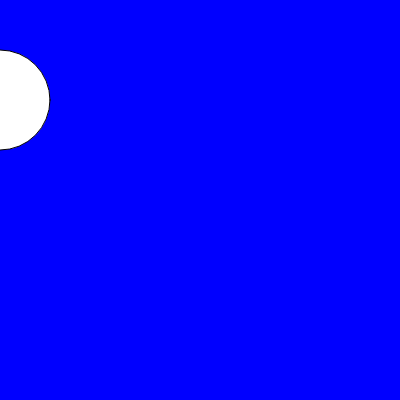
Frame 1 (no input)
Frame 60 (no input): blank canvas, image omitted
Frame 120 (the mouse pressed at the canvas centre since frame 60): blank canvas, image omitted

The p5.js sketch that drew this single still picture (run headless with seeded random() and noise() and a simulated clock; from frame 60 on, the mouse is pressed at the canvas centre):

// p5.js sketch
// ── sketch.js
var x = 0

function setup() {
  // put setup code here
  createCanvas(400, 400);
}

function draw() {
  // put drawing code here
  background('blue');
  ellipse(x, 100, 100, 100);
  x += 5;
  if (x > width); {
    x = -200;
  }
}
